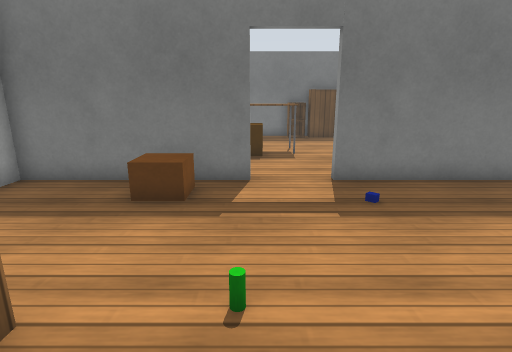
View 1 (above)

12 first-person views from a walk through a Gazebo world. The camera is 1.1 m above the floor, tilts 14° down and sees 80° across. The floor is counted in squares, 0.5 m on a side. Each view is taken from the middle of a square. On the plan, view 1 faces up. The plan holds only what a view shows up to about 18 squares ahead; the rest is blank. The place goes on beyond the plan. Gazebo's built-in surfaces are drawn with simple patterns.

View 2
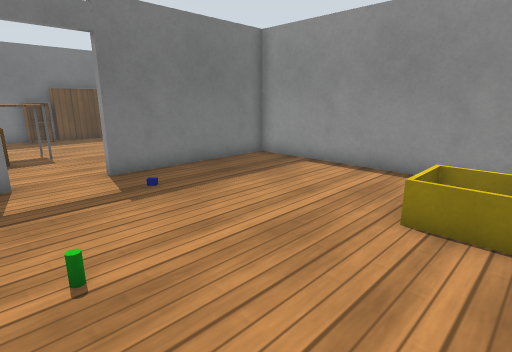

View 3
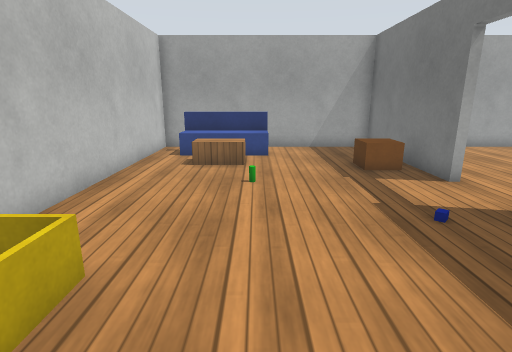

View 4
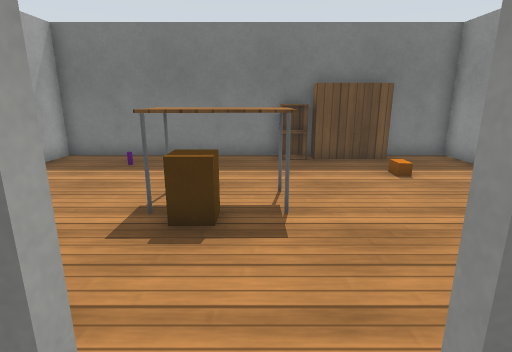

View 5
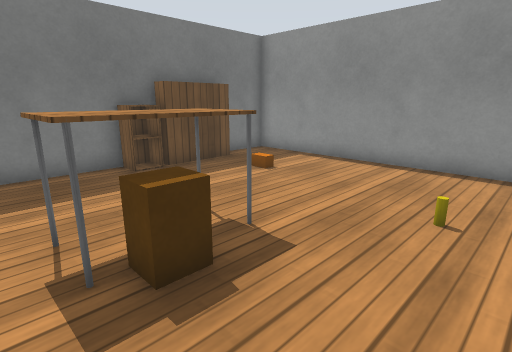

View 6
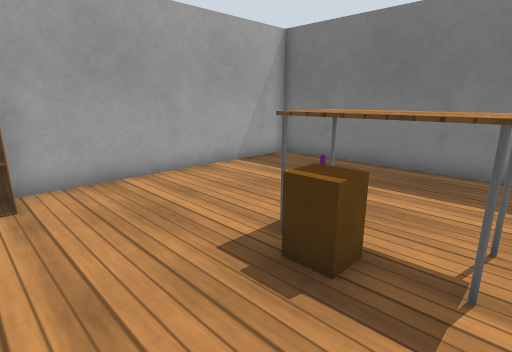

View 7
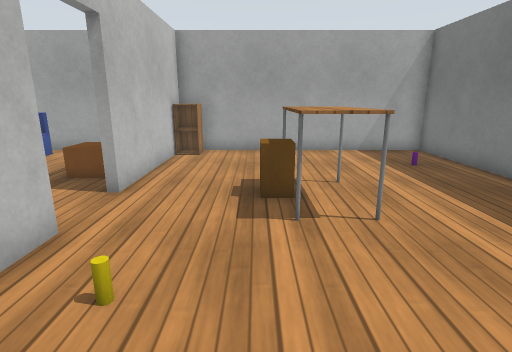

View 8
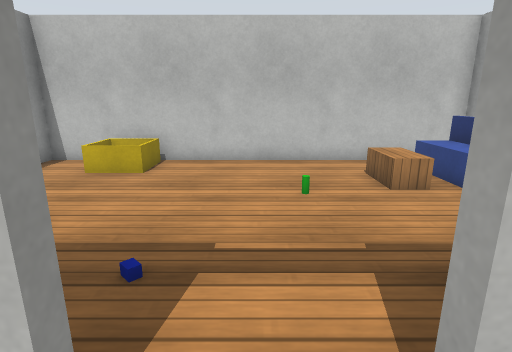

View 9
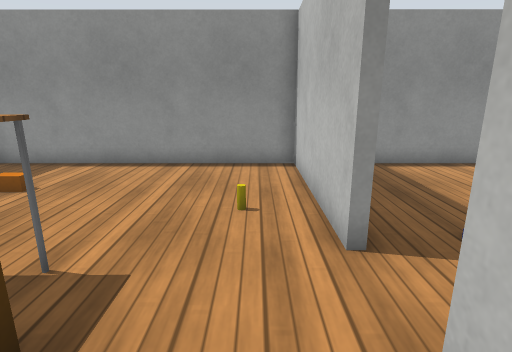

View 10
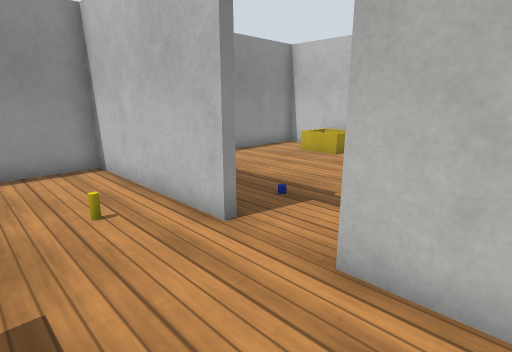

View 11
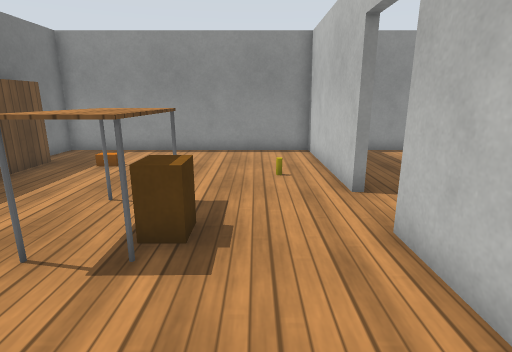

View 12
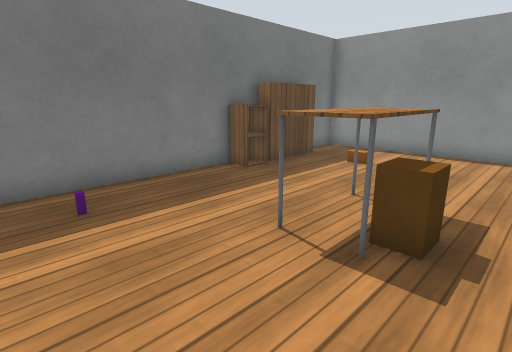

### Floor plan
Points are (right, up) in squares from view 1. A wall is a line through its corners. A room is listed if a view was taken in it or the views show most of it. See-through windows are left out.
Room 1 (views 1, 2, 3, 4, 5, 6, 7, 8, 9, 10, 11, 12)
walls: (-0.2, 8.6) (-0.2, 8.3) (-6.7, 8.3) (-6.7, -1.3) (8.7, -1.3) (8.7, 8.3) (2.2, 8.3) (2.2, 8.6) (8.7, 8.6) (8.7, 19.3) (-6.7, 19.3) (-6.7, 8.6) (-0.2, 8.6); (6.1, 18.5) (3.2, 18.5) (3.2, 19.1)
low walls: (4.5, -1) (4.5, 0.8) (6.4, 0.8)
objects: cabinet (-6, 9); blue box (-5, 0) to (-5, 3); wooden box (-3, 1) to (-3, 2); brown box (-3, 7) to (-2, 8); purple cylinder (-3, 17); table (-1, 13) to (2, 14); green cylinder (0, 3); brown box (0, 12) to (0, 13); cabinet (2, 19); blue box (3, 6); yellow cylinder (4, 10); orange box (5, 16)

Where each view was taken, in squares from view 1:
view 1: 0 up, 0 right, facing up
view 2: 1 down, 1 left, facing up-right
view 3: 3 up, 8 right, facing left
view 4: 7 up, 1 right, facing up
view 5: 9 up, 2 left, facing up-right
view 6: 9 up, 2 right, facing up-left
view 7: 12 up, 7 right, facing left
view 8: 10 up, 1 right, facing down
view 9: 10 up, 2 left, facing right
view 10: 12 up, 2 left, facing down-right
view 11: 11 up, 5 left, facing right
view 12: 11 up, 5 left, facing up-right
